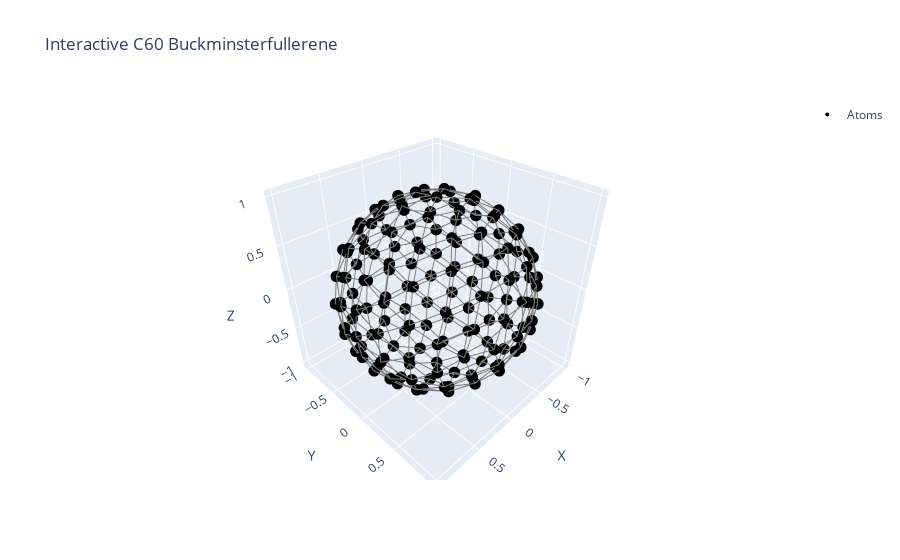

The code cell stored with this chart in its notebook:
### Code cell
# Create scatter plot of atoms
atoms = go.Scatter3d(
    x=points[:, 0],
    y=points[:, 1],
    z=points[:, 2],
    mode='markers',
    marker=dict(size=4, color='black'),
    name='Atoms'
)

# Create lines between atoms within bonding distance
D = squareform(pdist(points))
threshold = 1.1  # bond cutoff

bond_length = 0.5465330578253433/2
tolerance = 0.1 # allow tiny numerical error

# Only draw edges where distance ≈ bond length
edges = []
for i in range(len(points)):
    for j in range(i + 1, len(points)):
        dist = np.linalg.norm(points[i] - points[j])
        if abs(dist - bond_length) < tolerance:
            edges.append(go.Scatter3d(
                x=[points[i, 0], points[j, 0], None],
                y=[points[i, 1], points[j, 1], None],
                z=[points[i, 2], points[j, 2], None],
                mode='lines',
                line=dict(color='gray', width=2),
                showlegend=False
            ))


# Combine all objects
fig = go.Figure(data=[atoms] + edges)
fig.update_layout(
    title='Interactive C60 Buckminsterfullerene',
    scene=dict(
        xaxis=dict(title='X'),
        yaxis=dict(title='Y'),
        zaxis=dict(title='Z'),
        aspectmode='data'
    )
)

fig.show()
